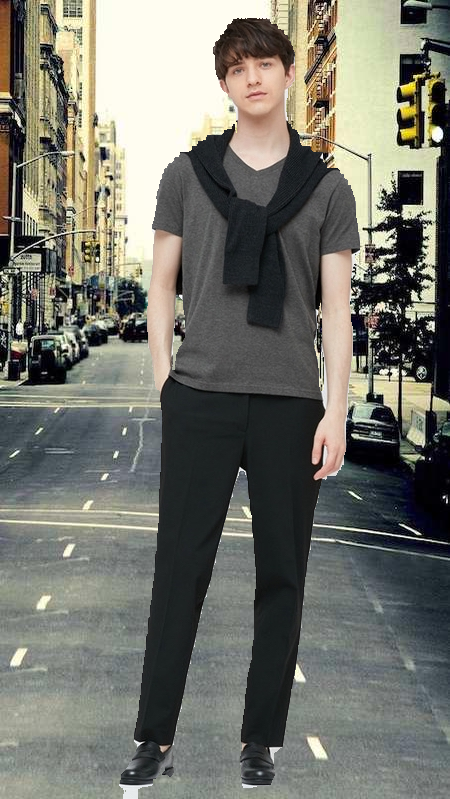
#> input picture cv2_2/1_1.png, 450 x 799 px; its folder holds 4 pictures in this run
$ python gaussian_filter.py   (older library calls are emulated)
#> lines starting #> are read from the running program, lines starting #| are printed output that depends on the picture
import cv2

import numpy as np


# Gaussian filter

def gaussian_filter(img, K_size=3, sigma=1.3):
    if len(img.shape) == 3:

        H, W, C = img.shape

    else:

        img = np.expand_dims(img, axis=-1)

        H, W, C = img.shape

    ## Zero padding

    pad = K_size // 2

    out = np.zeros((H + pad * 2, W + pad * 2, C), dtype=np.float)

    out[pad: pad + H, pad: pad + W] = img.copy().astype(np.float)

    ## prepare Kernel

    K = np.zeros((K_size, K_size), dtype=np.float)

    for x in range(-pad, -pad + K_size):

        for y in range(-pad, -pad + K_size):
            K[y + pad, x + pad] = np.exp(-(x ** 2 + y ** 2) / (2 * (sigma ** 2)))

    K /= (2 * np.pi * sigma * sigma)

    K /= K.sum()

    tmp = out.copy()

    # filtering

    for y in range(H):

        for x in range(W):

            for c in range(C):
                out[pad + y, pad + x, c] = np.sum(K * tmp[y: y + K_size, x: x + K_size, c])

    out = np.clip(out, 0, 255)

    out = out[pad: pad + H, pad: pad + W].astype(np.uint8)

    return out


for i in range(1,6,1):
# Read image

    img = cv2.imread(f"./{i}_1.png")
#> img is the input picture: shape (799, 450, 3); mean B, G, R 107.2, 115.8, 115.3

    # Gaussian Filter

    out = gaussian_filter(img, K_size=3, sigma=1.3)
#> in gaussian_filter, `out[pad: pad + H, pad: pad + W] = img.copy().astype(np.float)`:
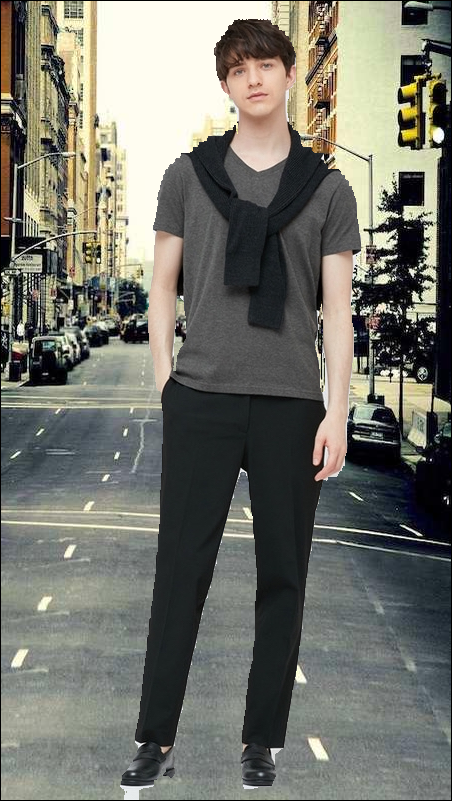
#> out: shape (801, 452, 3) float64; mean B, G, R 106.5, 115, 114.5

    # Save result

    cv2.imwrite(f"./filter_{i}.jpg", out)


    cv2.waitKey(0)
#> pass 2 of the loop `for i in range(1,6,1):`:
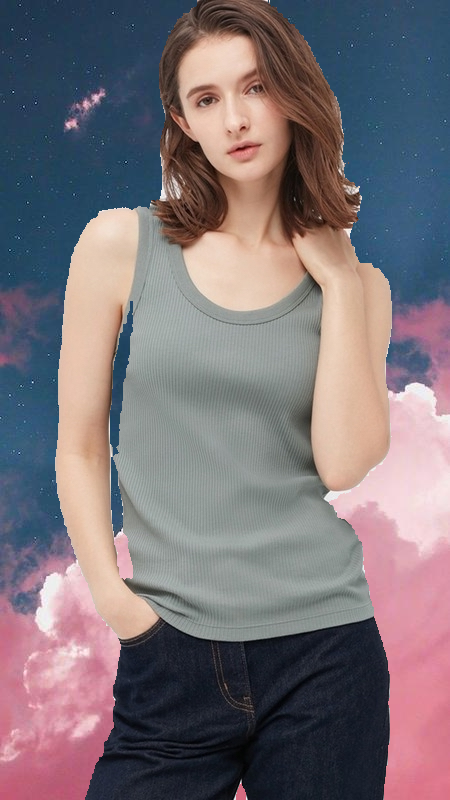
#> input picture cv2_2/2_1.png, 450 x 800 px
#> img is the input picture: shape (800, 450, 3); mean B, G, R 119.9, 113.9, 123.2
#> in gaussian_filter (call 2), `out[pad: pad + H, pad: pad + W] = img.copy().astype(np.float)`:
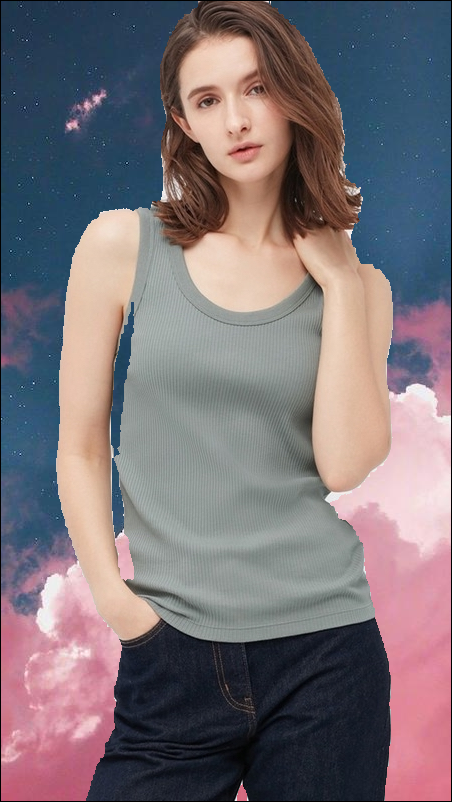
#> out: shape (802, 452, 3) float64; mean B, G, R 119.1, 113.2, 122.3
#> pass 3 of the loop `for i in range(1,6,1):`:
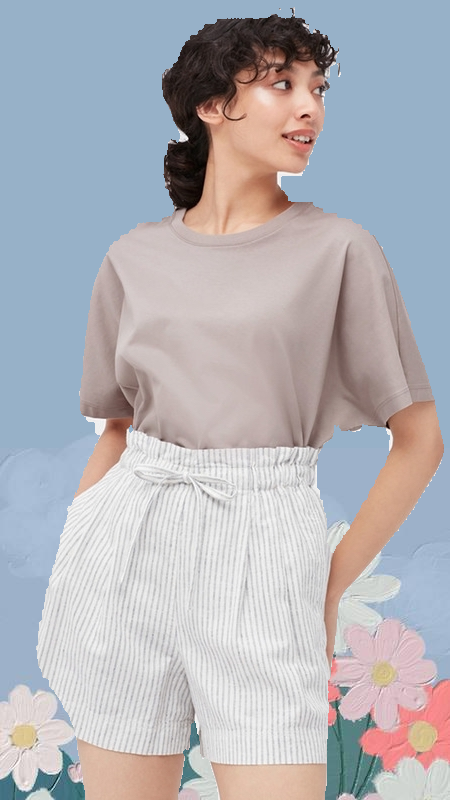
#> input picture cv2_2/3_1.png, 450 x 800 px
#> img is the input picture: shape (800, 450, 3); mean B, G, R 184.6, 179.1, 179.6
#> in gaussian_filter (call 3), `out[pad: pad + H, pad: pad + W] = img.copy().astype(np.float)`:
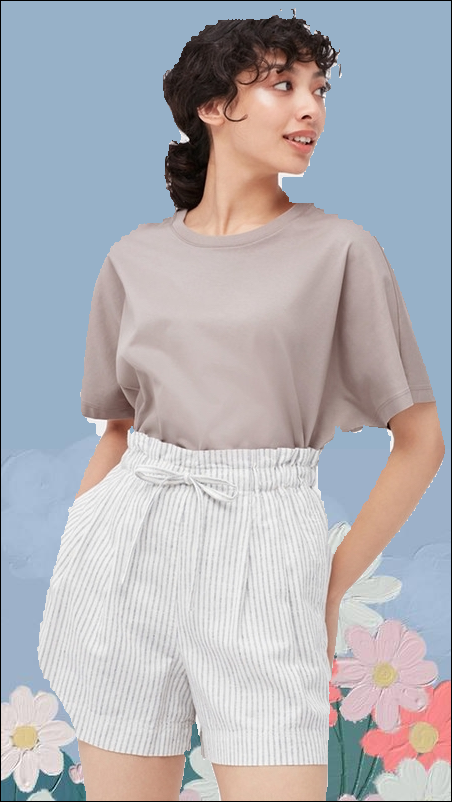
#> out: shape (802, 452, 3) float64; mean B, G, R 183.3, 177.9, 178.3
#> (the run stopped early here; a loop or call above may not have finished)
